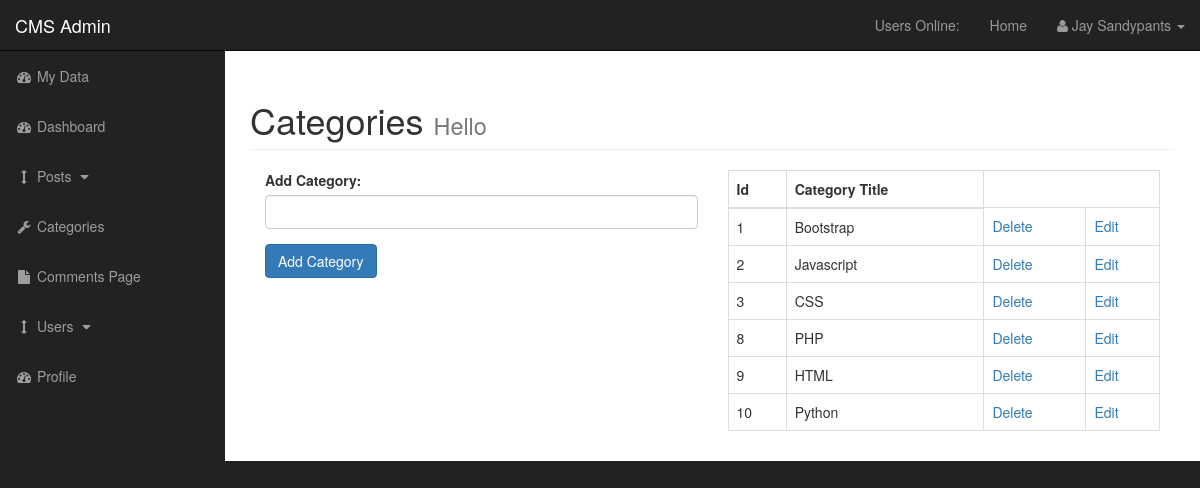
Screenshot of /admin/categories.php (signed in) with the database file from the repository.
### tables this page shows
CREATE TABLE `categories` (
  `cat_id` int(3) NOT NULL,
  `cat_title` varchar(255) NOT NULL,
  `user_id` int(11) NOT NULL
);

### admin/functions.php (the view, shortened to what this page needs)
<?php
function findAllCategories() {
    global $connection;
$query = "SELECT * FROM categories";
$select_categories = mysqli_query($connection, $query);
while($row = mysqli_fetch_assoc($select_categories)) {
$cat_id = $row['cat_id'];
$cat_title = $row['cat_title'];
echo "<tr>";
echo "<td>{$cat_id}</td>";
echo "<td>{$cat_title}</td>";
echo "<td><a href='categories.php?delete={$cat_id}'>Delete</a></td>";
echo "<td><a href='categories.php?edit={$cat_id}'>Edit</a></td>";
echo "</tr>";
}
}
?>

### admin/css/sb-admin.css (style rules this page uses)
body { margin-top: 100px; background-color: #222; }
@media (min-width:768px) { body { margin-top: 50px; } }

### rows the page displays
categories: cat_id "1", cat_title "Bootstrap"
categories: cat_id "2", cat_title "Javascript"
categories: cat_id "3", cat_title "CSS"
categories: cat_id "8", cat_title "PHP"
categories: cat_id "9", cat_title "HTML"
categories: cat_id "10", cat_title "Python"

### other values shown
$_SESSION['firstname'] "Jay"
$_SESSION['lastname'] "Sandypants"
